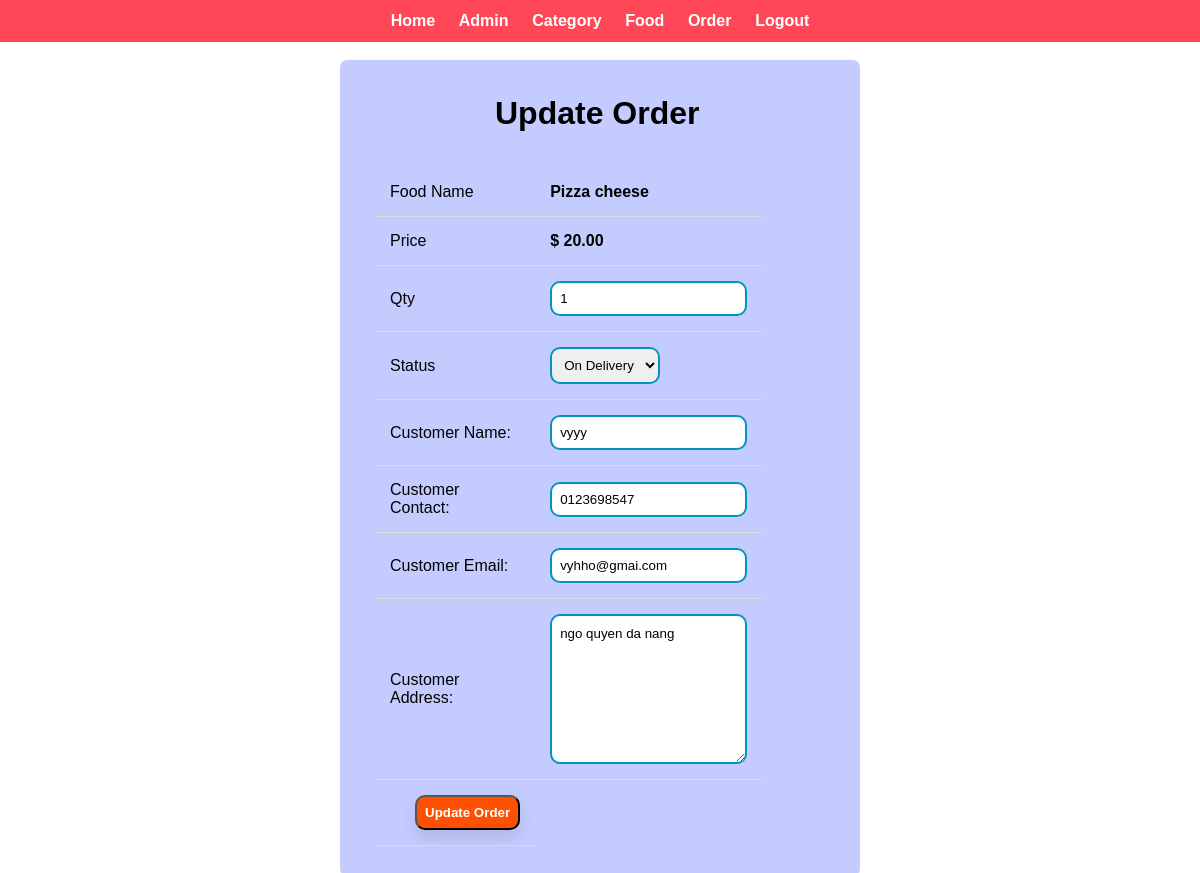
The page /admin/update-order.php?id=5 (signed in) on the database its author committed.
### tables this page shows
CREATE TABLE `tbl_order` (
  `id` int(10) UNSIGNED NOT NULL,
  `food` varchar(150) NOT NULL,
  `price` decimal(10,2) NOT NULL,
  `qty` int(11) NOT NULL,
  `total` decimal(10,2) NOT NULL,
  `order_date` datetime NOT NULL,
  `status` varchar(50) NOT NULL,
  `customer_name` varchar(150) NOT NULL,
  `customer_contact` varchar(20) NOT NULL,
  `customer_email` varchar(150) NOT NULL,
  `customer_address` varchar(255) NOT NULL
);

### admin/update-order.php (the view, shortened to what this page needs)
<?php include('partials/menu.php'); ?>
<link rel="stylesheet" href="../css/update.css">
<div id="form-main">
  <div id="form-div">
        <h1>Update Order</h1>
        <br><br>
        <?php
            if(isset($_GET['id']))
            {
                $id=$_GET['id'];
                $sql = "SELECT * FROM tbl_order WHERE id=$id";
                $res = mysqli_query($conn, $sql);
                $count = mysqli_num_rows($res);
                if($count==1)
                {
                    $row=mysqli_fetch_assoc($res);
                    $food = $row['food'];
                    $price = $row['price'];
                    $qty = $row['qty'];
                    $status = $row['status'];
                    $customer_name = $row['customer_name'];
                    $customer_contact = $row['customer_contact'];
                    $customer_email = $row['customer_email'];
                    $customer_address= $row['customer_address'];
                }
                else
                {
                    header('location:'.SITEURL.'admin/manage-order.php');
                }
            }
            else
            {
                header('location:'.SITEURL.'admin/manage-order.php');
            }
        ?>
        <form action="" method="POST">
            <table class="tbl-30">
                <tr>
                    <td>Food Name</td>
                    <td><b> <?php echo $food; ?> </b></td>
                </tr>
                <tr>
                    <td>Price</td>
                    <td>
                        <b> $ <?php echo $price; ?></b>
                    </td>
                </tr>
                <tr>
                    <td>Qty</td>
                    <td>
                        <input type="number" name="qty" value="<?php echo $qty; ?>">
                    </td>
                </tr>
                <tr>
                    <td>Status</td>
                    <td>
                        <select name="status">
                            <option <?php if($status=="On Delivery"){echo "selected";} ?> value="On Delivery">On Delivery</option>
                        </select>
                    </td>
                </tr>
                <tr>
                    <td>Customer Name: </td>
                    <td>
                        <input type="text" name="customer_name" value="<?php echo $customer_name; ?>">
                    </td>
                </tr>
                <tr>
                    <td>Customer Contact: </td>
                    <td>
                        <input type="text" name="customer_contact" value="<?php echo $customer_contact; ?>">
                    </td>
                </tr>
                <tr>
                    <td>Customer Email: </td>
                    <td>
                        <input type="text" name="customer_email" value="<?php echo $customer_email; ?>">
                    </td>
                </tr>
                <tr>
                    <td>Customer Address: </td>
                    <td>
                        <textarea name="customer_address" cols="30" rows="5"><?php echo $customer_address; ?></textarea>
                    </td>
                </tr>
                <tr>
                    <td clospan="2">
                        <input type="submit" name="submit" value="Update Order" class="btn-secondary">
                    </td>
                </tr>
            </table>
        </form>
    </div>
</div>
<?php include('partials/footer.php'); ?>

### css/admin.css (style rules this page uses)
* { margin: 0; padding: 0; font-family: Arial, Helvetica, sans-serif; }
.tbl-30 { width: 30%; }
table { border-collapse: collapse; width: 100%; }
th, td { padding: 15px; text-align: left; border-bottom: 1px solid #ddd; }
.btn-secondary { background-color: #00e047; padding: 1%; color: white; text-decoration: none; font-weight: bold; margin-left: 15px; border-radius: 15px; box-shadow: 0px 8px 15px rgba(0, 0, 0, 0.1); }

### css/update.css (style rules this page uses)
#form-main { width:100%; float:left; padding-top:0px; }
#form-div { background-color:#6b80ff66; padding-left:35px; padding-right:35px; padding-top:35px; padding-bottom:30px; width: 450px; float: left; z-index: 0; left: 50%; position: absolute; margin-top:60px; margin-left: -260px; -moz-border-radius: 7px; -webkit-border-radius: 7px; }
textarea { width: 100%; height: 150px; line-height: 150%; resize:vertical; }
h1 { margin-left: 120px; }
input[type=text] { border: 2px solid #0493bd; border-radius: 10px; padding: 8px; }
textarea { border: 2px solid #0493bd; border-radius: 10px; padding: 8px; }
input[type=number] { border: 2px solid #0493bd; border-radius: 10px; padding: 8px; }
select { border: 2px solid #0493bd; border-radius: 10px; padding: 8px; }
.btn-secondary { background-color:#fd5000; padding: 8px; color: white; text-decoration: none; font-weight: bold; margin-left: 25px; border-radius: 10px; box-shadow: 0px 8px 15px rgba(0, 0, 0, 0.1); }

### rows shown on the page
tbl_order: food "Pizza cheese", price "20.00", qty "1", status "On Delivery", customer_name "vyyy", customer_contact "0123698547", customer_email "vyhho@gmai.com", customer_address "ngo quyen da nang"
